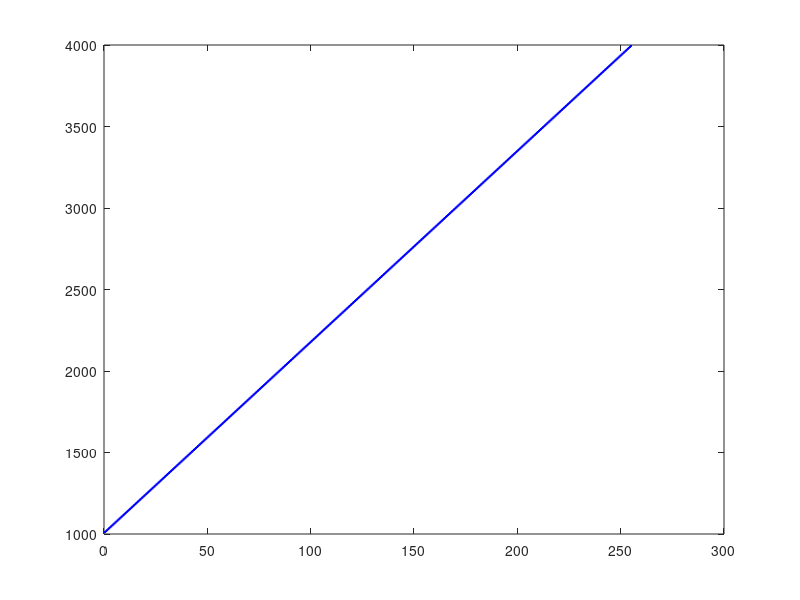

Reproduce this figure in MATLAB.
DAC_BUFFER_SIZE = 256
SawAmpDac = 3000;
OffsetDac = 1000;
dac_buffer =   zeros(1,DAC_BUFFER_SIZE); 

for  i = 1:DAC_BUFFER_SIZE        % Линейное нарастание от 0 до SawAmpDac
        value = (i * SawAmpDac) / (DAC_BUFFER_SIZE );
        value = value + OffsetDac;
        
        if (value > 4095) 
            value = 4095;
        end    
        if (value < 0) 
            value = 0;
            
        end
        dac_buffer(i) = value;
end

stairs(0:(DAC_BUFFER_SIZE-1), dac_buffer, 'b-', 'LineWidth', 1.5);

t1 = 65.05
t2 = 68.5
f0 = 1/((t2-t1)*1e-3)
f0 = 289
R = ((f0 * 299792458 * 50e-3) / (2*8.38e8)) 
B = (f0 * 299792458 * 0.050) / (2*3.0)
